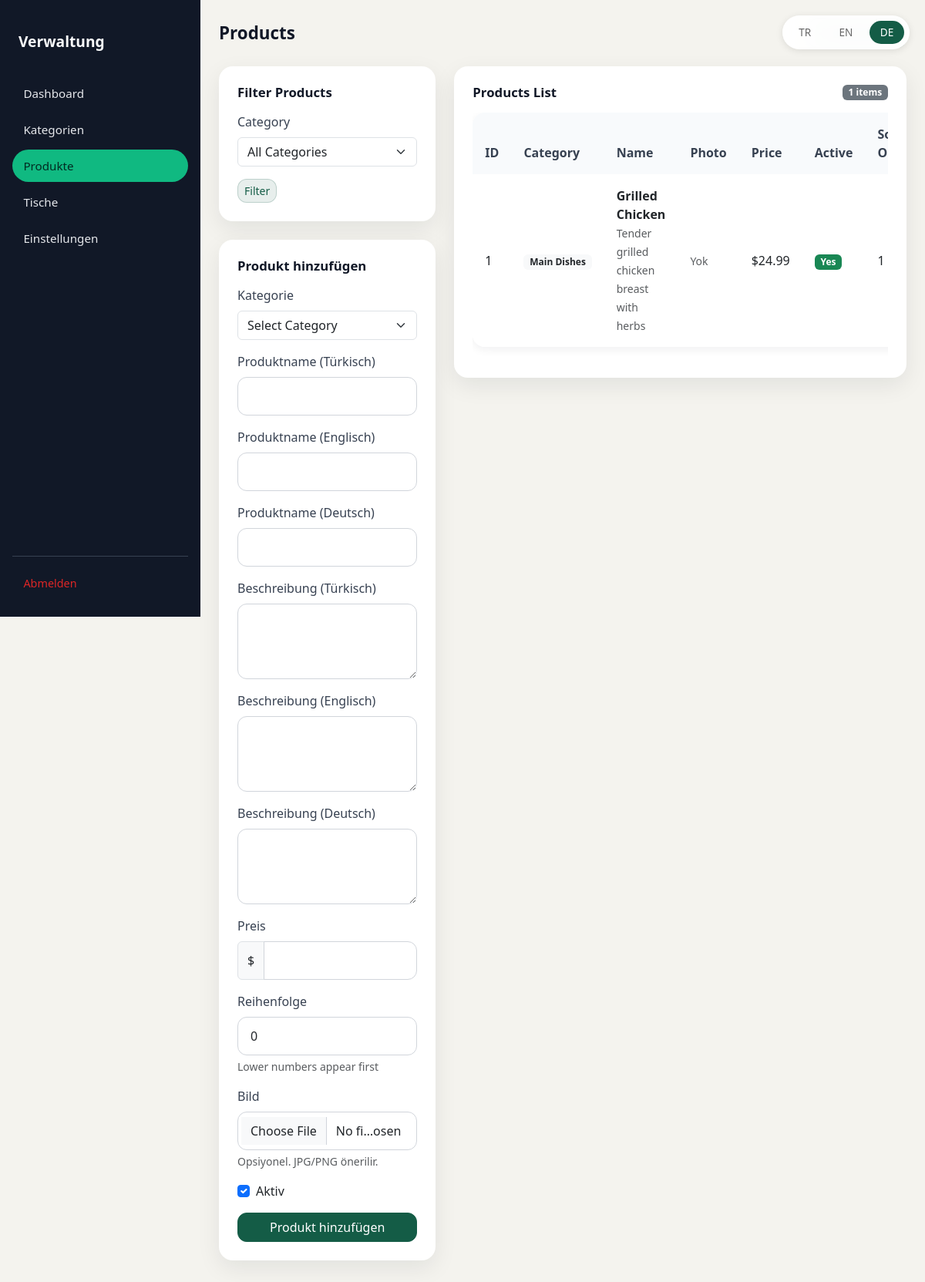
The app's page /admin/products.php?lang=de (signed in) with its own data.
### tables this page shows
CREATE TABLE IF NOT EXISTS products (
    id INT AUTO_INCREMENT PRIMARY KEY,
    category_id INT NOT NULL,
    name VARCHAR(150),
    description TEXT,
    price DECIMAL(10,2),
    is_active TINYINT(1) DEFAULT 1,
    sort_order INT DEFAULT 0,
    FOREIGN KEY (category_id) REFERENCES categories(id) ON DELETE CASCADE
);

CREATE TABLE IF NOT EXISTS categories (
    id INT AUTO_INCREMENT PRIMARY KEY,
    restaurant_id INT NOT NULL,
    name VARCHAR(100),
    sort_order INT DEFAULT 0,
    created_at TIMESTAMP DEFAULT CURRENT_TIMESTAMP,
    FOREIGN KEY (restaurant_id) REFERENCES restaurants(id) ON DELETE CASCADE
);

### app/includes/lang.php (called while the page is built, shortened)
<?php
function getSupportedLanguages(): array {
    return [
        'tr' => ['code' => 'tr', 'name' => 'Türkçe'],
        'en' => ['code' => 'en', 'name' => 'English'],
        'de' => ['code' => 'de', 'name' => 'Deutsch'],
    ];
}
function t(string $key, array $replacements = []): string {
    $translation = $GLOBALS['translations'][$key] ?? $key;
    return $translation;
}
function getCurrentLangCode(): string {
    return $GLOBALS['current_lang'];
}
function buildLanguageUrl(string $langCode): string {
    $currentUrl = $_SERVER['REQUEST_URI'];
    $urlParts = parse_url($currentUrl);
    $queryParams = [];
    if (isset($urlParts['query'])) {
        parse_str($urlParts['query'], $queryParams);
    }
    $queryParams['lang'] = $langCode;
    $newQuery = http_build_query($queryParams);
    $newUrl = $urlParts['path'] . ($newQuery ? '?' . $newQuery : '');
    return $newUrl;
}
?>

### public/admin/products.php (the view, shortened to what this page needs)
<?php
$pdo = getDb();
$editProduct = null;
$filterCategoryId = $_GET['category_id'] ?? '';
try {
    $sql = "SELECT p.*, c.name AS category_name
            FROM products p
            JOIN categories c ON c.id = p.category_id
            WHERE c.restaurant_id = 1";
    $sql .= " ORDER BY c.sort_order, c.id, p.sort_order, p.id";
    $stmt = $pdo->prepare($sql);
    $stmt->execute();
    $products = $stmt->fetchAll();
} catch (PDOException $e) {
    $error = 'Error fetching products: ' . $e->getMessage();
    $products = [];
}
?>
<!DOCTYPE html>
<html lang="<?= getCurrentLangCode() ?>">
<head>
    <link href="https://cdn.jsdelivr.net/npm/bootstrap@5.3.0/dist/css/bootstrap.min.css" rel="stylesheet">
    <link href="/assets/admin.css?v=123456" rel="stylesheet">
</head>
<body class="admin-body">
    <div class="language-switcher">
        <?php
        $supportedLangs = getSupportedLanguages();
        $currentLang = getCurrentLangCode();
        ?>
        <?php foreach ($supportedLangs as $langCode => $langInfo): ?>
            <a href="<?= buildLanguageUrl($langCode) ?>"
               class="btn btn-sm <?= $currentLang === $langCode ? 'active' : '' ?>"
               title="<?= htmlspecialchars($langInfo['name']) ?>">
                <?= strtoupper($langCode) ?>
            </a>
        <?php endforeach; ?>
    </div>
    <div class="admin-layout">
        <div class="admin-sidebar" id="mobileSidebar">
            <a href="/admin/dashboard.php" class="admin-sidebar-brand"><?= t('admin.title') ?></a>
            <nav class="admin-sidebar-nav">
                <a href="/admin/dashboard.php"><?= t('admin.dashboard') ?></a>
                <a href="/admin/categories.php"><?= t('admin.categories') ?></a>
                <a href="/admin/products.php" class="active"><?= t('admin.products') ?></a>
                <a href="/admin/tables.php"><?= t('admin.tables') ?></a>
                <a href="/admin/settings.php"><?= t('admin.settings') ?></a>
            </nav>
            <div class="admin-sidebar-footer">
                <a href="/admin/logout.php"><?= t('admin.logout') ?></a>
            </div>
        </div>
        <div class="admin-content">
            <div class="admin-topbar">
                <h1 class="admin-page-title">Products</h1>
                <a href="/admin/dashboard.php" class="btn btn-primary-soft">← Dashboard</a>
            </div>
            <div class="row">
                <div class="col-lg-4">
                    <div class="admin-card mb-4">
                        <div class="admin-card-header">
                            <h6 class="admin-card-title">Filter Products</h6>
                        </div>
                        <form method="GET">
                            <div class="mb-3">
                                <label for="filter_category" class="form-label">Category</label>
                                <select class="form-select" id="filter_category" name="category_id">
                                    <option value="">All Categories</option>
                                </select>
                            </div>
                            <button type="submit" class="btn btn-primary-soft btn-sm">Filter</button>
                        </form>
                    </div>
                    <div class="admin-card">
                        <div class="admin-card-header">
                            <h6 class="admin-card-title"><?= $editProduct ? t('admin.edit_product') : t('admin.add_product') ?></h6>
                        </div>
                <form method="POST" enctype="multipart/form-data">
                    <div class="mb-3">
                        <label for="category_id" class="form-label"><?= t('admin.category') ?></label>
                        <select class="form-select" id="category_id" name="category_id" required>
                            <option value="">Select Category</option>
                        </select>
                    </div>
                    <div class="mb-3">
                        <label for="name" class="form-label"><?= t('admin.product_name_tr') ?></label>
                        <input type="text" class="form-control" id="name" name="name"
                               value="<?= htmlspecialchars($editProduct['name'] ?? '') ?>" required>
                    </div>
                    <div class="mb-3">
                        <label for="name_en" class="form-label"><?= t('admin.product_name_en') ?></label>
                        <input type="text" class="form-control" id="name_en" name="name_en"
                               value="<?= htmlspecialchars($editProduct['name_en'] ?? '') ?>">
                    </div>
                    <div class="mb-3">
                        <label for="name_de" class="form-label"><?= t('admin.product_name_de') ?></label>
                        <input type="text" class="form-control" id="name_de" name="name_de"
                               value="<?= htmlspecialchars($editProduct['name_de'] ?? '') ?>">
                    </div>
                    <div class="mb-3">
                        <label for="description" class="form-label"><?= t('admin.product_description_tr') ?></label>
                        <textarea class="form-control" id="description" name="description" rows="3"><?= htmlspecialchars($editProduct['description'] ?? '') ?></textarea>
                    </div>
                    <div class="mb-3">
                        <label for="description_en" class="form-label"><?= t('admin.product_description_en') ?></label>
                        <textarea class="form-control" id="description_en" name="description_en" rows="3"><?= htmlspecialchars($editProduct['description_en'] ?? '') ?></textarea>
                    </div>
                    <div class="mb-3">
                        <label for="description_de" class="form-label"><?= t('admin.product_description_de') ?></label>
                        <textarea class="form-control" id="description_de" name="description_de" rows="3"><?= htmlspecialchars($editProduct['description_de'] ?? '') ?></textarea>
                    </div>
                    <div class="mb-3">
                        <label for="price" class="form-label"><?= t('admin.price') ?></label>
                        <div class="input-group">
                            <span class="input-group-text">$</span>
                            <input type="number" class="form-control" id="price" name="price"
                                   step="0.01" min="0" value="<?= $editProduct['price'] ?? '' ?>">
                        </div>
                    </div>
                    <div class="mb-3">
                        <label for="sort_order" class="form-label"><?= t('admin.sort_order') ?></label>
                        <input type="number" class="form-control" id="sort_order" name="sort_order"
                               value="<?= $editProduct['sort_order'] ?? 0 ?>" min="0">
                        <div class="form-text">Lower numbers appear first</div>
                    </div>
                    <div class="mb-3">
                        <label class="form-label"><?= t('admin.image') ?></label>
                        <input type="file" name="image" class="form-control">
                        <div class="form-text">Opsiyonel. JPG/PNG önerilir.</div>
                    </div>
                    <div class="mb-3">
                        <div class="form-check">
                            <input class="form-check-input" type="checkbox" id="is_active" name="is_active"
                                <?= (!$editProduct || $editProduct['is_active']) ? 'checked' : '' ?>>
                            <label class="form-check-label" for="is_active">
                                <?= t('admin.active') ?>
                            </label>
                        </div>
                    </div>
                    <div class="d-grid gap-2">
                        <button type="submit" class="btn btn-primary">
                            <?= $editProduct ? t('admin.edit_product') : t('admin.add_product') ?>
                        </button>
                    </div>
                        </form>
                    </div>
                </div>
                <div class="col-lg-8">
                    <div class="admin-card">
                        <div class="admin-card-header">
                            <h6 class="admin-card-title">
                                Products List
                            </h6>
                            <span class="badge bg-secondary"><?= count($products) ?> items</span>
                        </div>
                <?php if (empty($products)): ?>
                    <div class="text-center py-4">
                        <p class="text-muted">
                            <?php if ($filterCategoryId): ?>
                                No products found in the selected category.
                            <?php else: ?>
                                No products found. Add your first product using the form on the left.
                            <?php endif; ?>
                        </p>
                    </div>
                <?php else: ?>
                    <div class="table-responsive">
                        <table class="table table-rounded">
                            <thead>
                                <tr>
                                    <th>ID</th>
                                    <th>Category</th>
                                    <th>Name</th>
                                    <th>Photo</th>
                                    <th>Price</th>
                                    <th>Active</th>
                                    <th>Sort Order</th>
                                </tr>
                            </thead>
                            <tbody>
                                <?php foreach ($products as $product): ?>
                                    <tr>
                                        <td><?= $product['id'] ?></td>
                                        <td>
                                            <span class="badge bg-light text-dark">
                                                <?= htmlspecialchars($product['category_name']) ?>
                                            </span>
                                        </td>
                                        <td>
                                            <strong><?= htmlspecialchars($product['name']) ?></strong>
                                            <?php if (!empty($product['description'])): ?>
                                                <br><small class="text-muted"><?= htmlspecialchars(substr($product['description'], 0, 60)) ?><?= strlen($product['description']) > 60 ? '...' : '' ?></small>
                                            <?php endif; ?>
                                        </td>
                                        <td>
                                            <?php if (!empty($product['image'])): ?>
                                                <img src="<?= htmlspecialchars($product['image']) ?>" alt="Fotoğraf" style="max-height: 50px;">
                                            <?php else: ?>
                                                <span class="text-muted small">Yok</span>
                                            <?php endif; ?>
                                        </td>
                                        <td>$<?= number_format($product['price'], 2) ?></td>
                                        <td>
                                            <?php if ($product['is_active']): ?>
                                                <span class="badge bg-success">Yes</span>
                                            <?php else: ?>
                                                <span class="badge bg-secondary">No</span>
                                            <?php endif; ?>
                                        </td>
                                        <td><?= $product['sort_order'] ?></td>
                                    </tr>
                                <?php endforeach; ?>
                            </tbody>
                        </table>
                        </div>
                    <?php endif; ?>
                </div>
            </div>
        </div>
    </div>
</body>
</html>

### records on screen
products: id "1", category.name "Main Dishes", name "Grilled Chicken", description "Tender grilled chicken breast with herbs", price "24.99", is_active "Yes", sort_order "1"

### other values on screen
$langCode "TR"
$langCode "EN"
$langCode "DE"
t('admin.title') "Verwaltung"
t('admin.dashboard') "Dashboard"
t('admin.categories') "Kategorien"
t('admin.products') "Produkte"
t('admin.tables') "Tische"
t('admin.settings') "Einstellungen"
t('admin.logout') "Abmelden"
t('admin.add_product') "Produkt hinzufügen"
t('admin.category') "Kategorie"
t('admin.product_name_tr') "Produktname (Türkisch)"
t('admin.product_name_en') "Produktname (Englisch)"
t('admin.product_name_de') "Produktname (Deutsch)"
